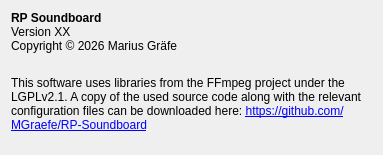
<?xml version="1.0" encoding="UTF-8"?>
<ui version="4.0">
 <class>AboutQt</class>
 <widget class="QWidget" name="AboutQt">
  <property name="windowModality">
   <enum>Qt::WindowModal</enum>
  </property>
  <property name="enabled">
   <bool>true</bool>
  </property>
  <property name="geometry">
   <rect>
    <x>0</x>
    <y>0</y>
    <width>383</width>
    <height>155</height>
   </rect>
  </property>
  <property name="sizePolicy">
   <sizepolicy hsizetype="Fixed" vsizetype="Fixed">
    <horstretch>0</horstretch>
    <verstretch>0</verstretch>
   </sizepolicy>
  </property>
  <property name="minimumSize">
   <size>
    <width>0</width>
    <height>0</height>
   </size>
  </property>
  <property name="windowTitle">
   <string>About RP Soundboard</string>
  </property>
  <property name="windowIcon">
   <iconset resource="qtres.qrc">
    <normaloff>:/icon/img/rpmb_icon_64.png</normaloff>:/icon/img/rpmb_icon_64.png</iconset>
  </property>
  <property name="locale">
   <locale language="English" country="UnitedStates"/>
  </property>
  <layout class="QVBoxLayout" name="verticalLayout">
   <property name="spacing">
    <number>0</number>
   </property>
   <property name="bottomMargin">
    <number>0</number>
   </property>
   <item>
    <layout class="QHBoxLayout" name="horizontalLayout">
     <item>
      <layout class="QVBoxLayout" name="verticalLayout_2">
       <item>
        <widget class="QLabel" name="label">
         <property name="font">
          <font>
           <weight>75</weight>
           <bold>true</bold>
          </font>
         </property>
         <property name="text">
          <string>RP Soundboard</string>
         </property>
        </widget>
       </item>
       <item>
        <widget class="QLabel" name="l_version">
         <property name="text">
          <string>Version XX</string>
         </property>
        </widget>
       </item>
       <item>
        <widget class="QLabel" name="label_2">
         <property name="text">
          <string>Copyright © 2026 Marius Gräfe</string>
         </property>
        </widget>
       </item>
      </layout>
     </item>
     <item>
      <widget class="QLabel" name="label_4">
       <property name="sizePolicy">
        <sizepolicy hsizetype="Fixed" vsizetype="Fixed">
         <horstretch>0</horstretch>
         <verstretch>0</verstretch>
        </sizepolicy>
       </property>
       <property name="text">
        <string/>
       </property>
       <property name="pixmap">
        <pixmap resource="qtres.qrc">:/icon/img/rpmb_icon_64.png</pixmap>
       </property>
      </widget>
     </item>
    </layout>
   </item>
   <item>
    <widget class="QLabel" name="label_3">
     <property name="sizePolicy">
      <sizepolicy hsizetype="Preferred" vsizetype="Preferred">
       <horstretch>0</horstretch>
       <verstretch>0</verstretch>
      </sizepolicy>
     </property>
     <property name="text">
      <string>This software uses libraries from the FFmpeg project under the LGPLv2.1. A copy of the used source code along with the relevant configuration files can be downloaded here: &lt;a href=&quot;https://github.com/MGraefe/RP-Soundboard&quot;&gt;https://github.com/MGraefe/RP-Soundboard&lt;/a&gt;</string>
     </property>
     <property name="wordWrap">
      <bool>true</bool>
     </property>
     <property name="openExternalLinks">
      <bool>true</bool>
     </property>
    </widget>
   </item>
  </layout>
 </widget>
 <resources>
  <include location="qtres.qrc"/>
 </resources>
 <connections/>
</ui>
